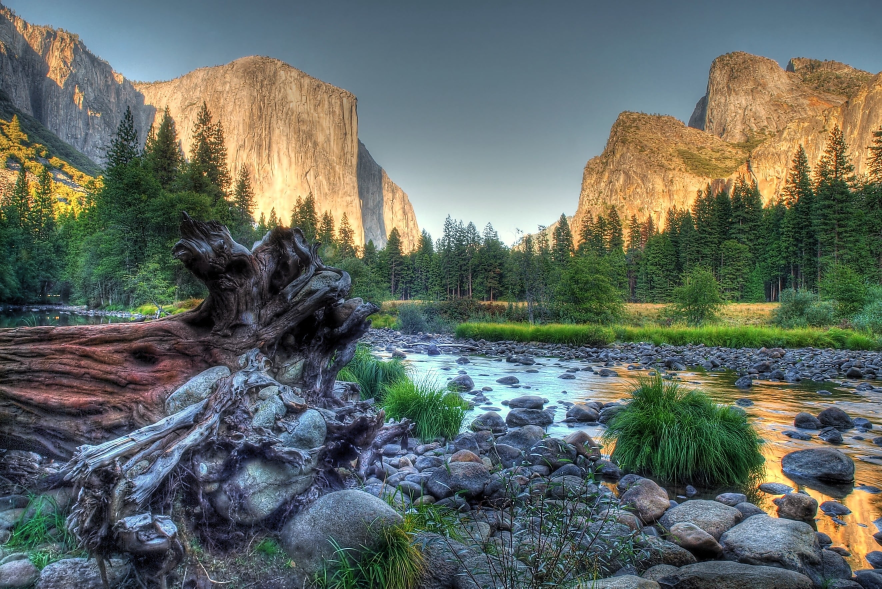
#> input picture image1.jpeg, 2646 x 1766 px (shown at 1/3 size)
$ python image_quantization.py
#> lines starting #> are read from the running program, lines starting #| are printed output that depends on the picture; long printed decimals are rounded
# ## Image quantization using K-means clustering

# * A compression technique that explains a range of values by a single quantum value.
# * Image quantization is lossy but it reduces an image size.
# * Steps to apply Image quantization-
#   * Load and process image
#   * Apply mini batch k-means
#   * predict centroid label for each batch
#   * Convert back to original image shape

import os
import numpy as np
from PIL import Image, ImageOps
from sklearn.decomposition import PCA
from matplotlib import pyplot as plt


# #### Read and process image
"""
 - read image and resize into 512x512
 - get metadata like size and shape
 - apply np reshape
"""
def read_and_process_image(file_path):
    # resize - 512x512
#> called with file_path = 'image1.jpeg'
    orig_image = Image.open(file_path).resize((512, 512))
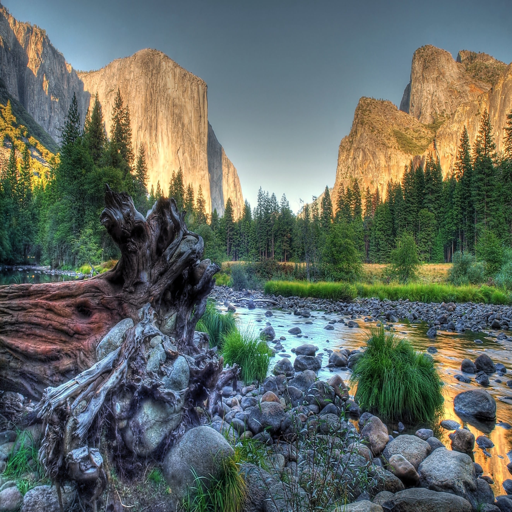
#> orig_image: PIL image 512x512 RGB; mean R, G, B 98.6, 106.4, 99.5
    orig_image_size = orig_image.size
#> orig_image_size = (512, 512)
    orig_image_size_in_kb = os.stat(file_path).st_size / 1024
    orig_image_data = orig_image.getdata()
    np_image_array = np.array(orig_image_data)
    # reshape - keep only height width and channel dimensions
    np_image_array = np_image_array.reshape(*orig_image.size, -1)
    # store data into dictionary
    image_data_dict = {
        'orig_image': orig_image,
        'orig_image_size': orig_image_size,
        'orig_image_data': orig_image_data,
        'np_image_array': np_image_array,
        'orig_image_size_in_kb': orig_image_size_in_kb
    }
    return image_data_dict


# In[264]:
image_data_dict = read_and_process_image('image1.jpeg')
#> image_data_dict = 5 items
print(f"original image size: {image_data_dict['orig_image'].size}")
#| original image size: (512, 512)
print(f"original image size in KB: {image_data_dict['orig_image_size_in_kb']} KB")
#| original image size in KB: 1042.119 KB
print(f"Numpy image array shape: {image_data_dict['np_image_array'].shape}")
#| Numpy image array shape: (512, 512, 3)

X = image_data_dict['np_image_array']


# #### Visualize original image
# In[265]:
plt.rcParams['figure.figsize'] = (10,10)
plt.imshow(image_data_dict['orig_image'])
plt.show()


# #### Dsiplay image histogram - pixels distribution
# In[266]:
# visualize image histogram
# pixels distribution
plt.figure(figsize=(16, 6))
plt.hist(image_data_dict['np_image_array'].ravel(), bins=np.arange(256), density=True, linewidth=0)
plt.xlabel("Value")
plt.ylabel("Density")


# #### Apply MiniBatchKMeans and perform quantization
#
# Applying quantization with k = 1, 2, 4, 8, 16, 32

# In[267]:
# apply quantization using k-means clustering
from sklearn.cluster import MiniBatchKMeans
def apply_quantization(X, K):
    min_batch_k = MiniBatchKMeans(K, compute_labels=False)  # ignore label compute for each batch
    min_batch_k.fit(X.reshape(-1, 1))

    # predict centroid label for each batch
    pred = min_batch_k.predict(X.reshape(-1, 1))
    quant_res = min_batch_k.cluster_centers_[pred]
    # reshape back to original image shape
    quant_img = np.uint8(quant_res.reshape(X.shape))
    return quant_img


def compute_bulk_quantization(X, K_values):
    quant_image_dict = {}
    for k in K_values:
        print(f'Quantizing with k={k}')
        quantized_img  = quantize_global(X, k)
        quant_image_dict[k] = quantized_img
#> after the loop, quant_image_dict = 0 items

    return quant_image_dict


def display_histogram(quantized_img):
    plt.figure(figsize=(16, 6))
    plt.hist(x.ravel(), bins=np.arange(256), density=True, linewidth=0, label="original")
    plt.hist(quantized_img.ravel(), bins=np.arange(256), density=True, linewidth=0, label="quantized")
    plt.xlabel("Value")
    plt.ylabel("Density")


# In[268]:
# compute quant for bulk k values
K_values = [1, 2, 4, 8, 16, 32]
#> (the run stopped early here; a loop or call above may not have finished)

$ run again, with image2.jpeg copied over image1.jpeg
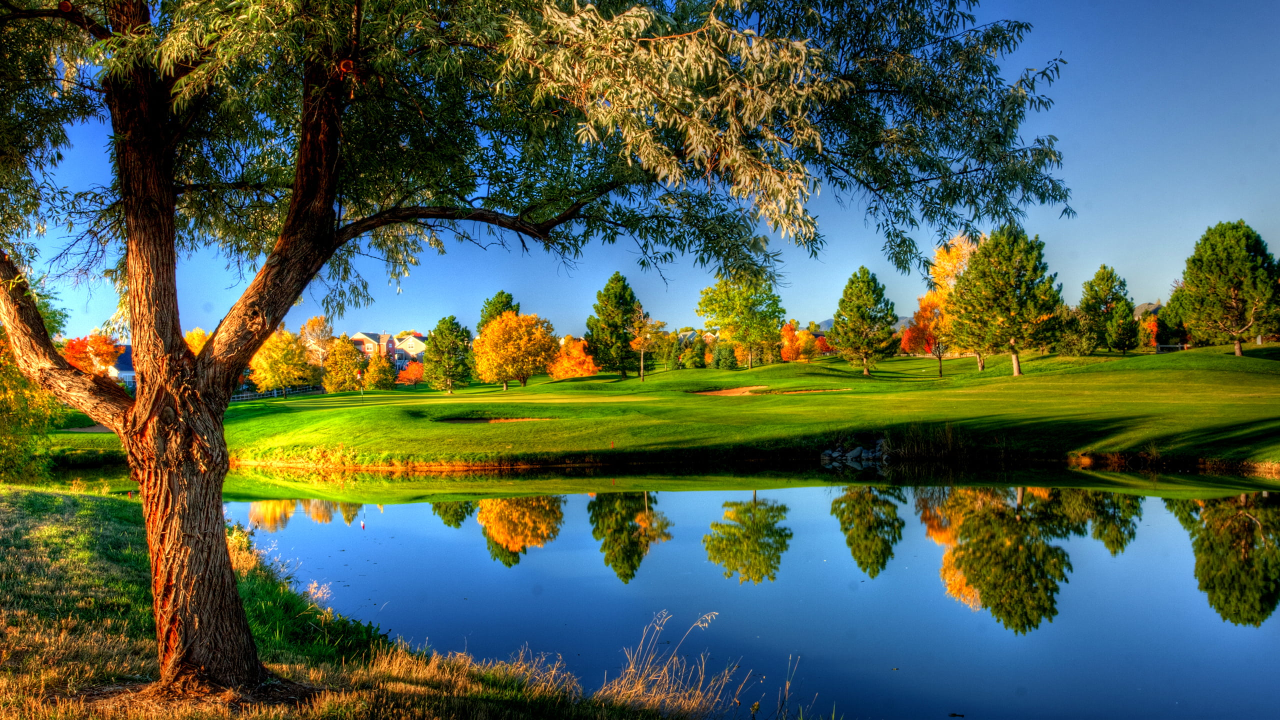
#> input picture image2.jpeg, 2560 x 1440 px (shown at 1/2 size)
#> in read_and_process_image, `orig_image = Image.open(file_path).resize((512, 512))`:
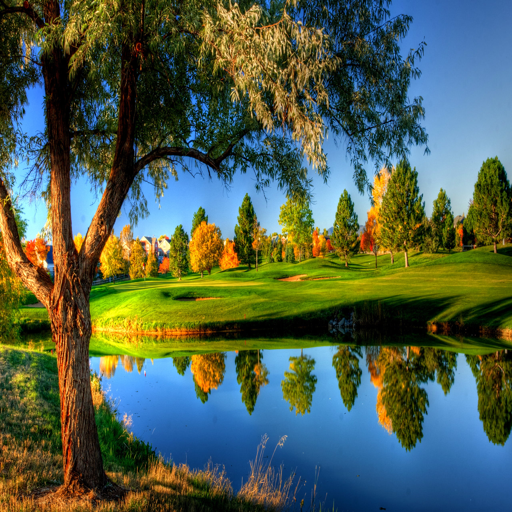
#> orig_image: PIL image 512x512 RGB; mean R, G, B 80.7, 96.5, 78.8
#> image_data_dict = 5 items
#| original image size: (512, 512)
#| original image size in KB: 984.5625 KB
#| Numpy image array shape: (512, 512, 3)
#> after the loop in compute_bulk_quantization, `for k in K_values:`: quant_image_dict = 0 items
